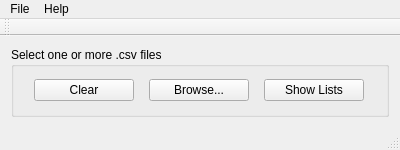
<?xml version="1.0" encoding="UTF-8"?>
<ui version="4.0">
 <class>qt_IMDbClass</class>
 <widget class="QMainWindow" name="qt_IMDbClass">
  <property name="geometry">
   <rect>
    <x>0</x>
    <y>0</y>
    <width>400</width>
    <height>150</height>
   </rect>
  </property>
  <property name="windowTitle">
   <string>IMDb Comparator</string>
  </property>
  <property name="windowIcon">
   <iconset resource="qt_imdb.qrc">
    <normaloff>:/icons/32x32/Resources/icon/32x32/IMDb-Comparator.ico</normaloff>:/icons/32x32/Resources/icon/32x32/IMDb-Comparator.ico</iconset>
  </property>
  <widget class="QWidget" name="centralWidget">
   <layout class="QVBoxLayout" name="verticalLayout">
    <item>
     <widget class="QGroupBox" name="groupBox">
      <property name="minimumSize">
       <size>
        <width>300</width>
        <height>50</height>
       </size>
      </property>
      <property name="title">
       <string>Select one or more .csv files</string>
      </property>
      <layout class="QHBoxLayout" name="horizontalLayout">
       <item>
        <widget class="QPushButton" name="clearButton">
         <property name="maximumSize">
          <size>
           <width>100</width>
           <height>16777215</height>
          </size>
         </property>
         <property name="text">
          <string>Clear</string>
         </property>
        </widget>
       </item>
       <item>
        <widget class="QPushButton" name="browseButton">
         <property name="maximumSize">
          <size>
           <width>100</width>
           <height>16777215</height>
          </size>
         </property>
         <property name="text">
          <string>Browse...</string>
         </property>
        </widget>
       </item>
       <item>
        <widget class="QPushButton" name="runButton">
         <property name="maximumSize">
          <size>
           <width>100</width>
           <height>16777215</height>
          </size>
         </property>
         <property name="text">
          <string>Show Lists</string>
         </property>
        </widget>
       </item>
      </layout>
     </widget>
    </item>
   </layout>
  </widget>
  <widget class="QMenuBar" name="menuBar">
   <property name="geometry">
    <rect>
     <x>0</x>
     <y>0</y>
     <width>400</width>
     <height>20</height>
    </rect>
   </property>
   <widget class="QMenu" name="menuFile">
    <property name="title">
     <string>File</string>
    </property>
    <addaction name="actionExit"/>
   </widget>
   <widget class="QMenu" name="menuHelp">
    <property name="title">
     <string>Help</string>
    </property>
    <addaction name="actionAbout"/>
   </widget>
   <addaction name="menuFile"/>
   <addaction name="menuHelp"/>
  </widget>
  <widget class="QToolBar" name="mainToolBar">
   <attribute name="toolBarArea">
    <enum>TopToolBarArea</enum>
   </attribute>
   <attribute name="toolBarBreak">
    <bool>false</bool>
   </attribute>
  </widget>
  <widget class="QStatusBar" name="statusBar"/>
  <action name="actionExit">
   <property name="text">
    <string>Exit</string>
   </property>
  </action>
  <action name="actionAbout">
   <property name="text">
    <string>About</string>
   </property>
  </action>
 </widget>
 <layoutdefault spacing="6" margin="11"/>
 <resources>
  <include location="qt_imdb.qrc"/>
 </resources>
 <connections/>
</ui>
